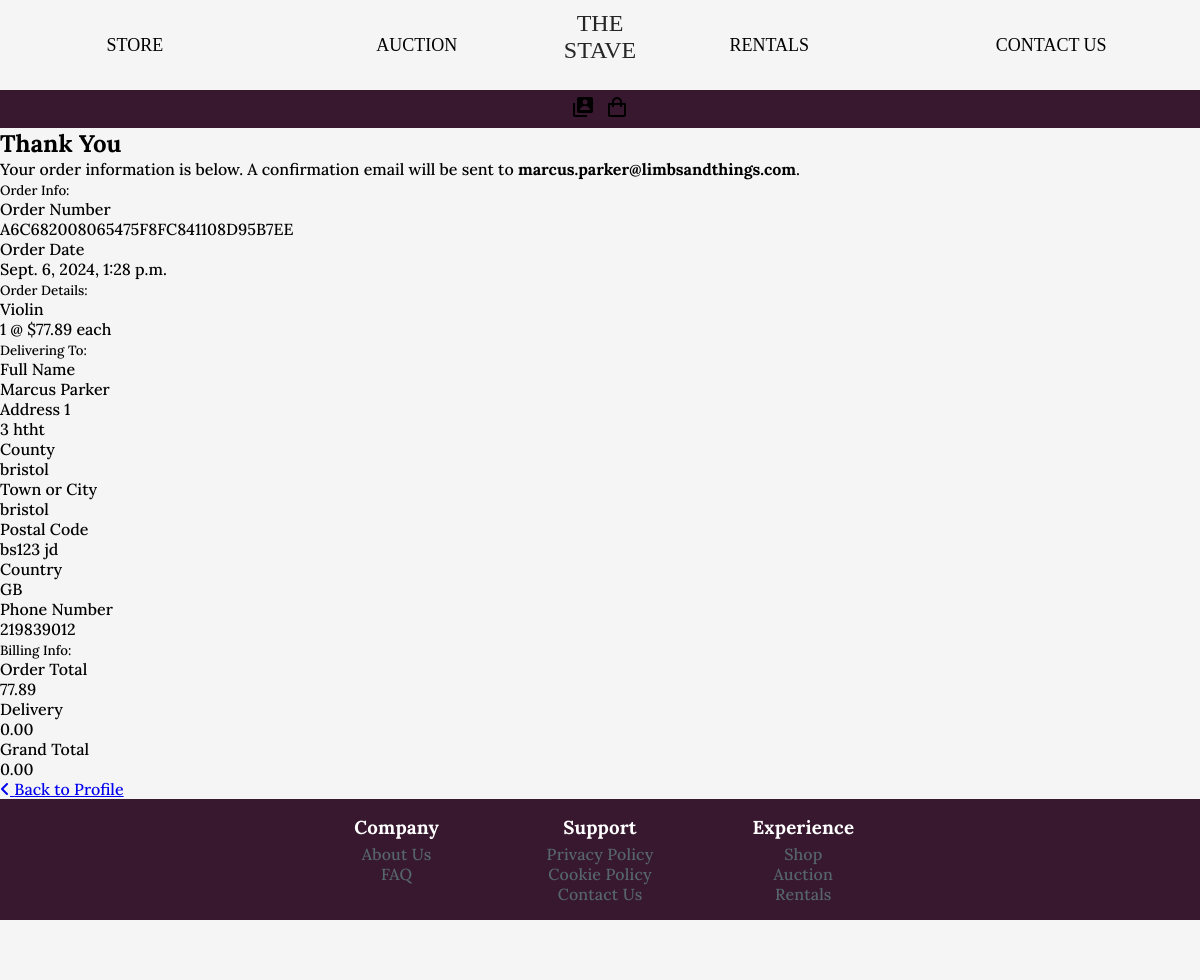
/profiles/order_history/A6C682008065475F8FC841108D95B7EE, run on the app's committed database.
### checkout/models.py (models this page shows, shortened)
class Order(models.Model):
    order_number = models.CharField(max_length=32, null=False, editable=False)
    user_profile = models.ForeignKey(UserProfile, on_delete=models.SET_NULL,
                                     null=True, blank=True, related_name='orders')
    full_name = models.CharField(max_length=50, null=False, blank=False)
    email = models.EmailField(max_length=254, null=False, blank=False)
    phone_number = models.CharField(max_length=20, null=False, blank=False)
    country = CountryField(blank_label='Country *', null=False, blank=False)
    postcode = models.CharField(max_length=20, null=True, blank=True)
    town_or_city = models.CharField(max_length=40, null=False, blank=False)
    street_address1 = models.CharField(max_length=80, null=False, blank=False)
    street_address2 = models.CharField(max_length=80, null=True, blank=True)
    county = models.CharField(max_length=80, null=True, blank=True)
    date = models.DateTimeField(auto_now_add=True)
    delivery_cost = models.DecimalField(max_digits=6, decimal_places=2, null=False, default=0)
    order_total = models.DecimalField(max_digits=10, decimal_places=2, null=False, default=0)
    grand_total = models.DecimalField(max_digits=10, decimal_places=2, null=False, default=0)
    original_bag = models.TextField(null=False, blank=False, default='')
    stripe_pid = models.CharField(max_length=254, null=False, blank=False, default='')

class OrderLineItem(models.Model):
    order = models.ForeignKey(Order, null=False, blank=False, on_delete=models.CASCADE, related_name='lineitems')
    product = models.ForeignKey(Product, null=False, blank=False, on_delete=models.CASCADE)
    product_size = models.CharField(max_length=2, null=True, blank=True) # XS, S, M, L, XL
    quantity = models.IntegerField(null=False, blank=False, default=0)
    lineitem_total = models.DecimalField(max_digits=6, decimal_places=2, null=False, blank=False, editable=False)

### store/models.py (models this page shows, shortened)
class Product(models.Model):
    class Meta:
        verbose_name_plural = 'Products'
    category = models.ForeignKey('Category', null=True, blank=True, on_delete=models.SET_NULL)
    sku = models.CharField(max_length=254, null=True, blank=True)
    name = models.CharField(max_length=254)
    description = models.TextField()
    has_sizes = models.BooleanField(default=False, null=True, blank=True)
    price = models.DecimalField(max_digits=6, decimal_places=2)
    acoustic_type = models.CharField(max_length=254)
    size = models.CharField(max_length=254, null=True)
    image_url = models.URLField(max_length=1024, null=True, blank=True)
    image = models.ImageField(null=True, blank=True)
    stock = models.DecimalField(max_digits=6, decimal_places=0, default=0)

### profiles/views.py (the view)
# urls.py: path('order_history/<order_number>', views.order_history, name='order_history'),
def order_history(request, order_number):
    order = get_object_or_404(Order, order_number=order_number)
    messages.info(request, (
        f'This is a past confirmation for order number {order_number}. '
        'A confirmation email was sent on the order date.'
    ))
    template = 'checkout/checkout_success.html'
    context = {
        'order': order,
        'from_profile': True,
    }
    return render(request, template, context)

### cart/contexts.py (called while the page is built, shortened)
def cart_contents(request):
    cart_items = []
    total = 0
    product_count = 0
    cart = request.session.get('cart', {})
    context = {
        'cart_items': cart_items,
        'total': total,
        'product_count': product_count,
    }
    return context

### checkout/templates/checkout/checkout_success.html (shortened to what this page needs)
{% extends "base.html" %}
{% load static %}
{% block extra_css %}
    <link rel="stylesheet" href="{% static 'checkout/css/checkout.css' %}">
{% endblock %}
{% block content %}
    <div>
        <div>
            <div>
                <h2>Thank You</h2>
                <p>Your order information is below. A confirmation email will be sent to <strong>{{ order.email }}</strong>.</p>
            </div>
        </div>
        <div>
            <div>
                <div>
                    <div>
                        <div>
                            <small>Order Info:</small>
                        </div>
                    </div>
                    <div>
                        <div>
                            <p>Order Number</p>
                        </div>
                        <div>
                            <p>{{ order.order_number }}</p>
                        </div>
                    </div>
                    <div>
                        <div>
                            <p>Order Date</p>
                        </div>
                        <div>
                            <p>{{ order.date }}</p>
                        </div>
                    </div>
                    <div>
                        <div>
                            <small>Order Details:</small>
                        </div>
                    </div>
                    {% for item in order.lineitems.all %}
                    <div>
                        <div>
                            <p>
                                {{ item.product.name }}{% if item.product_size %} - Size {{ item.product.size|upper }}{% endif %}
                            </p>
                        </div>
                        <div>
                            <p>{{ item.quantity }} @ ${{ item.product.price }} each</p>
                        </div>
                    </div>
                    {% endfor %}
                    <div>
                        <div>
                            <small>Delivering To:</small>
                        </div>
                    </div>
                    <div>
                        <div>
                            <p>Full Name</p>
                        </div>
                        <div>
                            <p>{{ order.full_name }}</p>
                        </div>
                    </div>
                    <div>
                        <div>
                            <p>Address 1</p>
                        </div>
                        <div>
                            <p>{{ order.street_address1 }}</p>
                        </div>
                    </div>
                    {% if order.county %}
                    <div>
                        <div>
                            <p>County</p>
                        </div>
                        <div>
                            <p>{{ order.county }}</p>
                        </div>
                    </div>
                    {% endif %}
                    <div>
                        <div>
                            <p>Town or City</p>
                        </div>
                        <div>
                            <p>{{ order.town_or_city }}</p>
                        </div>
                    </div>
                    {% if order.postcode %}
                    <div>
                        <div>
                            <p>Postal Code</p>
                        </div>
                        <div>
                            <p>{{ order.postcode }}</p>
                        </div>
                    </div>
                    {% endif %}
                    <div>
                        <div>
                            <p>Country</p>
                        </div>
                        <div>
                            <p>{{ order.country }}</p>
                        </div>
                    </div>
                    <div>
                        <div>
                            <p>Phone Number</p>
                        </div>
                        <div>
                            <p>{{ order.phone_number }}</p>
                        </div>
                    </div>
                    <div>
                        <div>
                            <small>Billing Info:</small>
                        </div>
                    </div>
                    <div>
                        <div>
                            <p>Order Total</p>
                        </div>
                        <div>
                            <p>{{ order.order_total }}</p>
                        </div>
                    </div>
                    <div>
                        <div>
                            <p>Delivery</p>
                        </div>
                        <div>
                            <p>{{ order.delivery_cost }}</p>
                        </div>
                    </div>
                    <div>
                        <div>
                            <p>Grand Total</p>
                        </div>
                        <div>
                            <p>{{ order.grand_total }}</p>
                        </div>
                    </div>
                </div>
            </div>
        </div>
        <div>
            <div>
                {% if from_profile %}
                    <a href="{% url 'profile' %}">
                        <span class="icon mr-2">
                            <i class="fas fa-angle-left"></i>
                        </span>
                        <span class="text-uppercase">Back to Profile</span>
                    </a>
                {% endif %}
            </div>
        </div>
    </div>
{% endblock %}

### templates/base.html (shortened to what this page needs)
{% load static %}
<!DOCTYPE html>
<html lang="en">
    <head>
        {% block corecss %}
            <link rel="stylesheet" href="https://cdn.jsdelivr.net/npm/purecss@3.0.0/build/pure-min.css">
            <link rel="stylesheet" href="{% static 'css/base.css' %}">
        {% endblock %}
        {% block extra_css %}{% endblock %}
    </head>
    <body>
        <header>
            <nav id="navbar">
                <div id="mainbar">
                    <div id="mainbar-store">
                        <ul class="nav-ul">
                            <li class='nav-link'><a href="{% url 'store' %}">Store</a></li>
                            <li class='nav-link'><a href="{% url 'auction' %}">Auction</a></li>
                        </ul>
                    </div>
                    <div id="mainbar-title">
                        <a id="main-logo" href="{% url 'home' %}">The Stave</a>
                    </div>
                    <div id="mainbar-support">
                        <ul class="nav-ul">
                            <li class='nav-link'><a href="{% url 'rental' %}">Rentals</a></li>
                            <li class='nav-link'><a href="{% url 'contact' %}">Contact Us</a></li>
                        </ul>
                    </div>
                </div>
                <div id="subbar">
                    <div class="subbar-content">
                        <div class="dropdown">
                            <a class='subbar-link dropbtn' href="{% url 'profile' %}">
                                <img src="{% static 'images/bxs-user-account.svg' %}" alt="My Account">
                            </a>
                        </div>
                        <a class='subbar-link' href="{% url 'cart' %}"><img src="{% static 'images/bx-shopping-bag.svg' %}" alt="Shopping Bag"></a>
                    </div>
                </div>
            </nav>
        </header>
            {% block content %}
            {% endblock %}
        <footer>
            <div class="footer-top">
                <div class="footer-content">
                    <div class="footer-content-panel">
                        <h3>Company</h3>
                        <a href="{% url 'about' %}" class="about">About Us</a>
                        <a href="{% url 'faq' %}" class="faq">FAQ</a>
                    </div>
                    <div class="footer-content-panel">
                        <h3>Support</h3>
                        <a href="{% url 'privacy' %}" class="privacy">Privacy Policy</a>
                        <a href="{% url 'cookies' %}" class="cookies">Cookie Policy</a>
                        <a href="{% url 'contact' %}" class="contact">Contact Us</a>
                    </div>
                    <div class="footer-content-panel">
                        <h3>Experience</h3>
                        <a href="{% url 'store' %}" class="shop">Shop</a>
                        <a href="{% url 'auction' %}" class="shop">Auction</a>
                        <a href="{% url 'rental' %}" class="shop">Rentals</a>
                    </div>
                </div>
            </div>
            <div class="footer-bottom">
                <div class="footer-media">
                    <div class="footer-media-content">
                        <a href="https://www.facebook.com" target="_blank">
                            <box-icon class="icon" name='facebook' type='logo' color='#56666b' ></box-icon>
                        </a>
                        <a href="https://x.com" target="_blank">
                            <box-icon name='twitter' type='logo' color='#56666b' ></box-icon>
                        </a>
                        <a href="https://www.instagram.com/" target="_blank">
                            <box-icon name='instagram' type='logo' color='#56666b' ></box-icon>
                        </a>
                        <a href="https://www.youtube.com/" target="_blank">
                            <box-icon name='youtube' type='logo' color='#56666b' ></box-icon>
                        </a>
                        <a href="https://www.linkedin.com" target="_blank">
                            <box-icon name='linkedin' type='logo' color='#56666b' ></box-icon>
                        </a>
                    </div>
                </div>
            </div>
        </footer>
    </body>
</html>

### static/css/base.css (style rules this page uses)
* { margin: 0; padding: 0; border: 0; }
body { background: whitesmoke; font-family: "Lora", serif; font-style: normal; font-weight: 500; }
header { width: 100%; position: sticky; top: 0; background: whitesmoke; }
nav { display: block; }
#mainbar { display: flex; height: 70px; max-width: 1500px; margin: 0px auto; padding: 10px 0; font-family: "Cinzel", serif; text-transform: uppercase; }
#mainbar-store { display: flex; -moz-box-align: center; align-items: center; flex: 1 1 100%; }
#mainbar-title { width: unset; font-family: "Cinzel", serif; font-style: normal; font-size: x-large; text-align: center; }
#main-logo { color: rgb(37, 37, 37); text-decoration: none; transition: color 0.15s; }
#mainbar-support { display: flex; -moz-box-align: center; align-items: center; flex: 1 1 100%; }
.nav-ul { justify-content: space-around; width: 100%; list-style: none; padding: 0px; margin: 0px; display: flex; }
.nav-link { padding: 10px; }
#subbar { display: flex; background: #38182F; padding: 5px 0; }
.subbar-content { display: flex; -moz-box-pack: end; justify-content: center; -moz-box-align: center; align-items: center; width: 100%; padding: 0px 4rem; max-width: 1500px; }
#subbar a { padding: 0 5px; }
ul li { display: inline-block; margin: 0 15px; }
ul a { text-decoration: none; text-align: center; font-size: large; color: black; }
.dropbtn { color: white; padding: 16px; font-size: 16px; border: none; cursor: pointer; }
.dropdown { position: relative; display: inline-block; }
footer { text-align: center; background: whitesmoke; display: flex; flex-direction: column; align-items: center; align-content: center; justify-content: center; width: 100%; }
.footer-top { width: 100%; background: #38182F; color: white; display: inherit; align-items: center; align-content: center; justify-content: center; }
.footer-content { display: grid; grid-template-columns: repeat(3, 1fr); column-gap: 10px; width: 50%; margin: 1%; }
.footer-content-panel { display: flex; flex-flow: column; letter-spacing: 0.01em; padding: 2% 0; }
.footer-content-panel h3 { padding-bottom: 5px; }
.footer-media { width: 100%; max-width: 105rem; margin-left: auto; margin-right: auto; -moz-box-align: center; align-items: center; }
.footer-media-content { display: flex; justify-content: space-around; margin: 1rem auto; margin-right: auto; margin-left: auto; }
footer a { color: #56666B; text-decoration: none; }
.footer-media-content a { color: #56666B; margin: 0 2%; }

### data on the page
Order: email "marcus.parker@limbsandthings.com", order_number "A6C682008065475F8FC841108D95B7EE", date "Sept. 6, 2024, 1:28 p.m.", full_name "Marcus Parker", street_address1 "3 htht", county "bristol", town_or_city "bristol", postcode "bs123 jd", country "GB", phone_number "219839012", order_total "77.89", delivery_cost "0.00", grand_total "0.00"
OrderLineItem: product.name "Violin", quantity "1", product.price "77.89"
